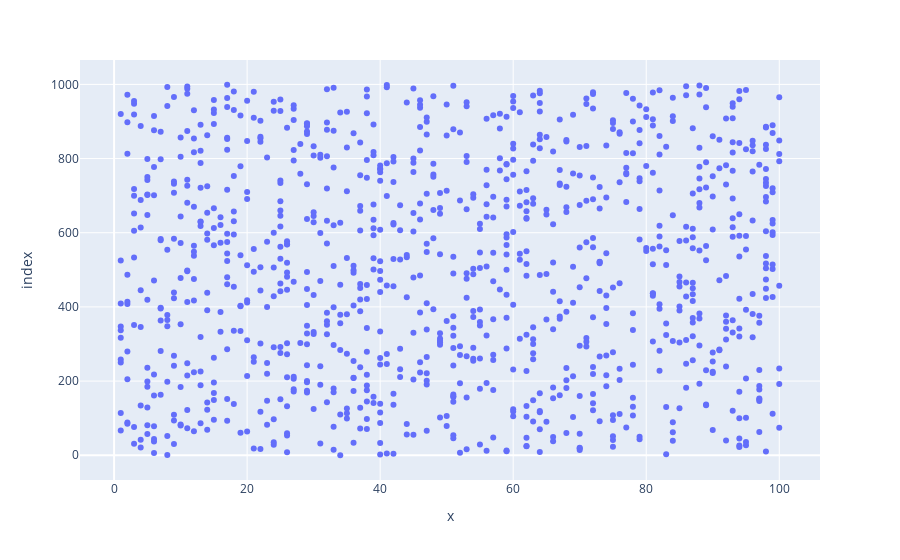

The cell this chart's notebook holds for it:
### Code cell
import plotly.express as px 
import numpy as np  
    
  
# creating random data through randomint  
# function of numpy.random  
np.random.seed(42)  
    
random_x= np.random.randint(1,101,1000)  
random_y= np.random.randint(1,101,1000)  
    
plot = px.scatter(random_x, random_y) 
plot.show()

### Figure 1 — Plotly figure (JSON) as saved in the notebook; plotly's stock layout.template omitted (floating-point values rounded to 4 significant figures; data arrays with more than 128 entries replaced by an {"elided": "..."} marker saying what was removed)
{"data": [{"hovertemplate": "x=%{x}<br>index=%{y}<extra></extra>", "legendgroup": "", "marker": {"color": "#636efa", "symbol": "circle"}, "mode": "markers", "name": "", "orientation": "h", "showlegend": false, "type": "scatter", "x": {"elided": "1000 int values"}, "xaxis": "x", "y": {"elided": "1000 int values"}, "yaxis": "y"}], "layout": {"legend": {"tracegroupgap": 0}, "margin": {"t": 60}, "xaxis": {"anchor": "y", "domain": [0, 1], "title": {"text": "x"}}, "yaxis": {"anchor": "x", "domain": [0, 1], "title": {"text": "index"}}}}
